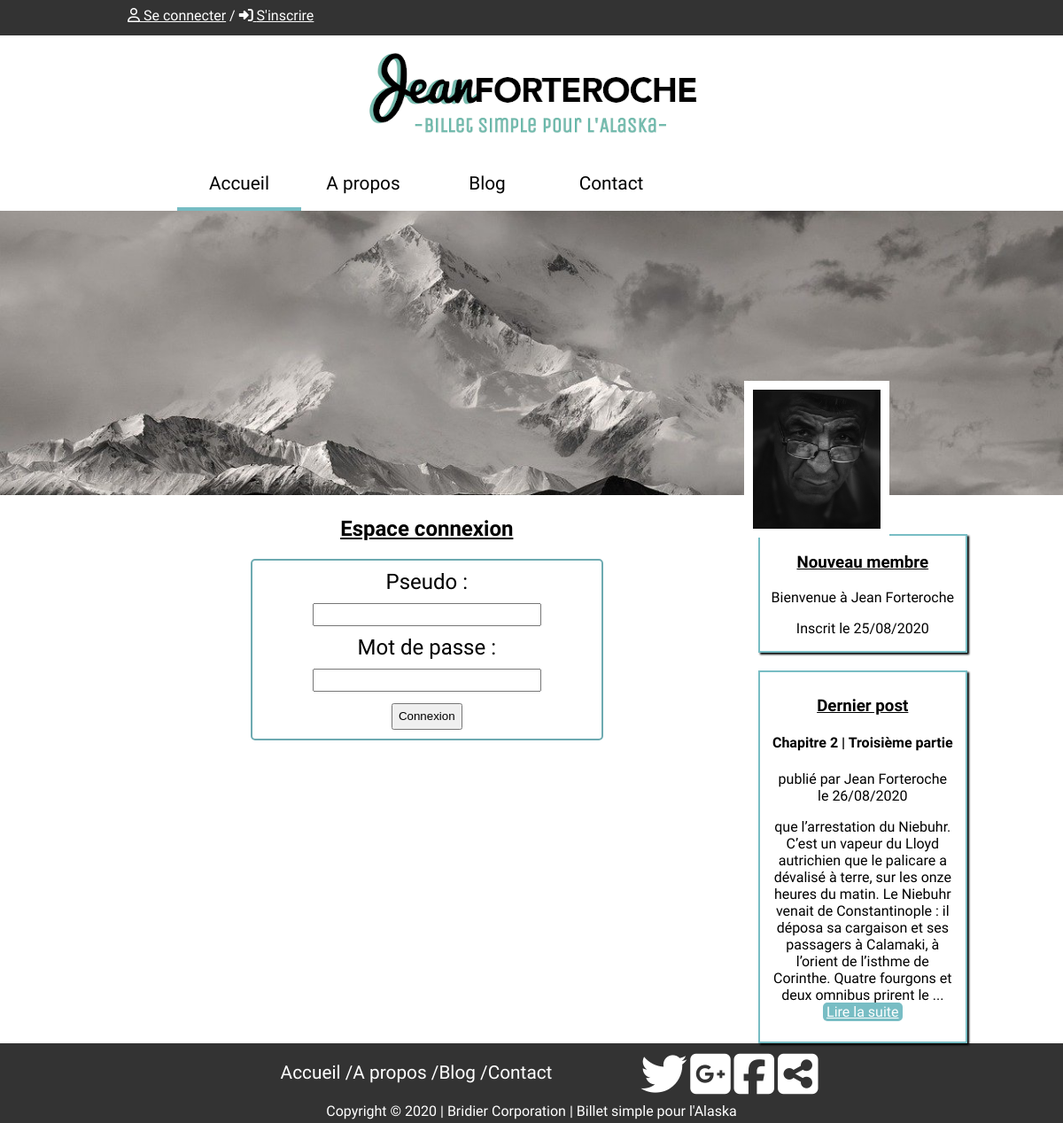
Page /index.php?action=log on the earlier database version.
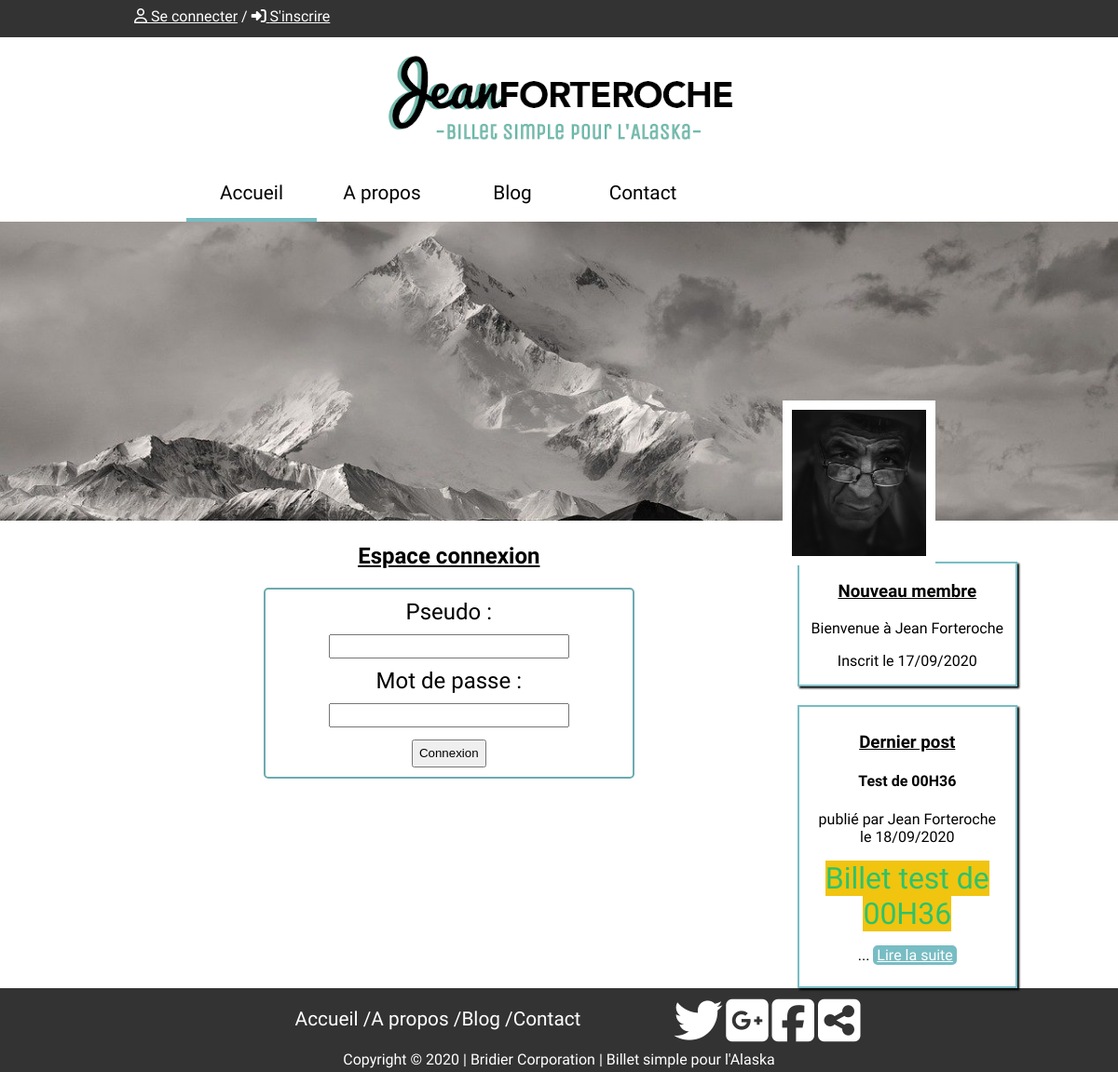
Same page on the later database version.
### tables this page shows
CREATE TABLE `users` (
  `id` int(11) NOT NULL,
  `id_status` int(11) NOT NULL,
  `firstName` varchar(255) NOT NULL,
  `lastName` varchar(255) NOT NULL,
  `pseudo` varchar(255) NOT NULL,
  `password` varchar(255) NOT NULL,
  `mail` varchar(255) NOT NULL,
  `date_inscription` datetime NOT NULL DEFAULT CURRENT_TIMESTAMP
);

CREATE TABLE `posts` (
  `id` int(11) NOT NULL,
  `author` varchar(255) NOT NULL,
  `title` varchar(255) NOT NULL,
  `content` text NOT NULL,
  `date_creation` datetime NOT NULL DEFAULT CURRENT_TIMESTAMP
);

### index.php (called while the page is built, shortened)
<?php
$router = new Router();
$router->routerRequest();

### model/userManager.php (called while the page is built, shortened)
<?php
class UserManager extends Manager
{
    public function getLastUser(){
        $db = $this->dbConnect();
        $req = $db->query('SELECT id, pseudo, DATE_FORMAT(date_inscription, \'%d/%m/%Y\') AS date_inscirption FROM users ORDER BY id DESC
        LIMIT 1');
        $lastUser = $req->fetch();
        return $lastUser;
    }
}

### model/postManager.php (called while the page is built, shortened)
<?php
class PostManager extends Manager
{
    public function lastPost()
    {
        $db = $this->dbConnect();
        $req = $db->query('SELECT id,author, title, LEFT( content, 300 ) AS content, DATE_FORMAT(date_creation, \'%d/%m/%Y\') AS date_creation FROM posts ORDER BY id DESC LIMIT 1');
        $lastPost = $req->fetch();
        return $lastPost;
    }
}

### view/template.php (the view, shortened to what this page needs)
<!DOCTYPE html>
<html>
    <head>
        <link href="public/css/style.css" rel="stylesheet" />
    </head>
    <body>
        <header>
            <div class="headband">
                <?php
                if(isset($_SESSION['pseudo'])){
                ?>
                <p>Bonjour <?=$_SESSION['pseudo']?> / <i class="fas fa-house-user"></i><a href="index.php?action=membreAreaLogin#ancre">Espace membre</a> / <i class="fas fa-sign-out-alt"></i><a href="index.php?action=logOut">Déconnexion</a></p>
                <?php
                }else{
                ?>
                <p><a href="index.php?action=log"><i class="far fa-user"></i> Se connecter</a> / <a href="index.php?action=registerView#ancre"><i class="fas fa-sign-in-alt"></i> S'inscrire</a></p>
                <?php
                }
                ?>
            </div>
            <p class="logo"><img src="public/img/logo_400.png" alt="logo de Jean"></p>
            <nav>
                <ul class="menu">
                    <li class="buttonMenu accueil"><a href="index.php">Accueil</a></li>
                    <li class="buttonMenu a_propos"><a href="index.php?action=about#ancre">A propos</a></li>
                    <li class="buttonMenu blog"><a href="index.php?action=blog#ancre">Blog</a></li>
                    <li class="buttonMenu contact"><a href="">Contact</a></li>
                </ul>
            </nav>
        </header>
        <div class="divider"></div>
        <div class="banniere">
            <img src="public/img/banniere.jpg" alt="paysage Alaska" class="paysage">
            <img src="public/img/jean_f.jpg" alt="Portrait de Jean Forteroche" class="portrait">
        </div>
        <div class="blockInvisible" id="ancre"></div>
        <section class="section">
            <section class="leftSection">
                <?= $content ?>
            </section>
            <section class="rightSection">
                <article class="lastUser">
                    <h3>Nouveau membre</h3>
                    <p>Bienvenue à <?=htmlspecialchars($lastUser['pseudo'])?></p>
                    <p>Inscrit le <?=htmlspecialchars($lastUser['date_inscirption'])?></p>
                </article>
                <article class="lastPost">
                    <h3>Dernier post</h3>
                    <h4><?=htmlspecialchars($lastPost['title'])?></h4>
                    <p>publié par <?=htmlspecialchars($lastPost['author'])?><br /> le <?=htmlspecialchars($lastPost['date_creation'])?></p>
                    <p>
                        <?=html_entity_decode($lastPost['content'])?>
                        ... <a href="index.php?action=post&amp;id=<?=$lastPost['id']?>#ancre" class="readMore">Lire la suite</a>
                    </p>
                </article>
            </section>
        </section>
        <footer>
            <div class="footer_block">
                <ul class="footer_menu">
                    <li><a href="">Accueil / </a></li>
                    <li><a href="">A propos / </a></li>
                    <li><a href="">Blog / </a></li>
                    <li><a href="">Contact</a></li>
                </ul>
                <ul class="footer_social_network">
                    <li><a href=""><i class="fab fa-twitter"></i></a></li>
                    <li><a href=""><i class="fab fa-google-plus-square"></i></a></li>
                    <li><a href=""><i class="fab fa-facebook-square"></i></a></li>
                    <li><a href=""><i class="fas fa-share-alt-square"></i></a></li>
                </ul>
            </div>
            <p class='copyright'>Copyright © 2020 | Bridier Corporation | Billet simple pour l'Alaska </p>
        </footer>
    </body>
</html>

Differences in the rows shown:
no longer on this page (row unchanged): posts: title "Chapitre 2 | Troisième partie", author "Jean Forteroche"
added posts: title "Test de 00H36", author "Jean Forteroche"
Other differences:
$lastUser['date_inscirption']: "25/08/2020" → "17/09/2020"
$lastPost['date_creation']: "26/08/2020" → "18/09/2020"
html_entity_decode($lastPost['content']): "que l’arrestation du Niebuhr. C’est un vapeur du Lloyd autrichien que le palicare a dévalisé à terre, sur les onze heures du matin. Le Niebuhr venait de Constantinople : il déposa sa cargaison et ses passagers à Calamaki, à l’orient de l’isthme de Corinthe. Quatre fourgons et deux omnibus prirent le" → "Billet test de 00H36"
